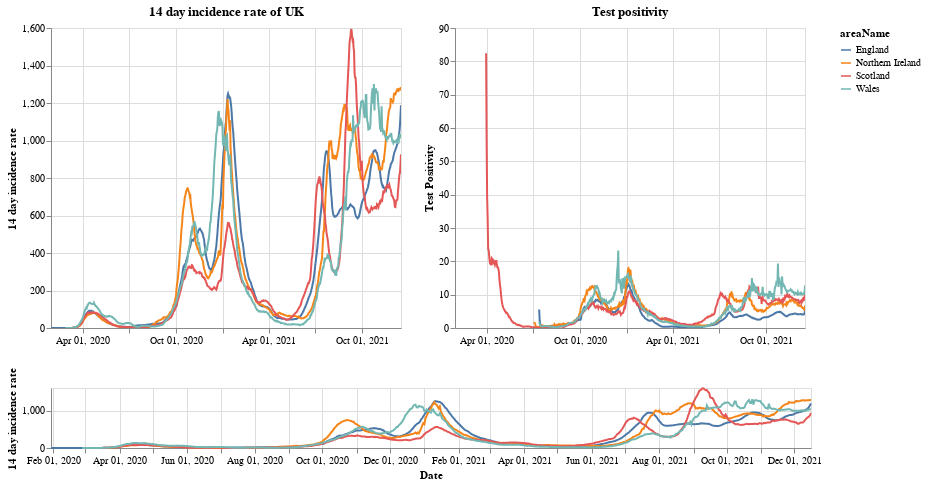

Here is the notebook cell this chart was saved with:
### Markdown cell above
# Plots

First a plot with each country in the UK. The top right shows the positivity rate for (which is the percentage of registered tests which were positive) while the top left is the 14 day incidence rate. The bottom chart can be used to select the timeframe (does not work on a mobile device).

### Code cell
#collapse
brush = alt.selection(type='interval', name='DateBrush',encodings=['x'],fields=['Time'])
leg_selection = alt.selection_multi(fields=['areaName'], bind='legend')

base = alt.Chart(uk_cases).mark_line().encode(
    x=alt.X("yearmonthdate(date):T", axis=alt.Axis(title='Date')),
    y=alt.Y("twoWeeklyCasesRate:Q", axis=alt.Axis(title='14 day incidence rate')),
    tooltip=['areaName', 'date','twoWeeklyCasesRate', 'testPositivity'],
    color='areaName',
    opacity=alt.condition(leg_selection, alt.value(2), alt.value(0.1))
).add_selection(leg_selection).properties(width=350)

upper = base.encode(alt.X('yearmonthdate(date):T', axis=alt.Axis(title=''),
                         scale=alt.Scale(domain=brush))
                   ).properties(title=f'14 day incidence rate of UK')
upper_right = upper.encode(alt.Y('testPositivity:Q', axis=alt.Axis(title='Test Positivity'))).properties(title='Test positivity')
lower = base.properties(height=60, width = 760).add_selection(brush)

(upper | upper_right) & lower

### Figure 1 — Vega-Lite specification as saved in the notebook (floating-point values rounded to 4 significant figures; data arrays with more than 128 entries replaced by an {"elided": "..."} marker saying what was removed)
{"config": {"view": {"continuousWidth": 400, "continuousHeight": 300}}, "vconcat": [{"hconcat": [{"mark": "line", "encoding": {"color": {"type": "nominal", "field": "areaName"}, "opacity": {"condition": {"value": 2, "selection": "selector001"}, "value": 0.1}, "tooltip": [{"type": "nominal", "field": "areaName"}, {"type": "temporal", "field": "date"}, {"type": "quantitative", "field": "twoWeeklyCasesRate"}, {"type": "quantitative", "field": "testPositivity"}], "x": {"type": "temporal", "axis": {"title": ""}, "field": "date", "scale": {"domain": {"selection": "DateBrush"}}, "timeUnit": "yearmonthdate"}, "y": {"type": "quantitative", "axis": {"title": "14 day incidence rate"}, "field": "twoWeeklyCasesRate"}}, "selection": {"selector001": {"type": "multi", "fields": ["areaName"], "bind": "legend"}}, "title": "14 day incidence rate of UK", "width": 350}, {"mark": "line", "encoding": {"color": {"type": "nominal", "field": "areaName"}, "opacity": {"condition": {"value": 2, "selection": "selector001"}, "value": 0.1}, "tooltip": [{"type": "nominal", "field": "areaName"}, {"type": "temporal", "field": "date"}, {"type": "quantitative", "field": "twoWeeklyCasesRate"}, {"type": "quantitative", "field": "testPositivity"}], "x": {"type": "temporal", "axis": {"title": ""}, "field": "date", "scale": {"domain": {"selection": "DateBrush"}}, "timeUnit": "yearmonthdate"}, "y": {"type": "quantitative", "axis": {"title": "Test Positivity"}, "field": "testPositivity"}}, "selection": {"selector001": {"type": "multi", "fields": ["areaName"], "bind": "legend"}}, "title": "Test positivity", "width": 350}]}, {"mark": "line", "encoding": {"color": {"type": "nominal", "field": "areaName"}, "opacity": {"condition": {"value": 2, "selection": "selector001"}, "value": 0.1}, "tooltip": [{"type": "nominal", "field": "areaName"}, {"type": "temporal", "field": "date"}, {"type": "quantitative", "field": "twoWeeklyCasesRate"}, {"type": "quantitative", "field": "testPositivity"}], "x": {"type": "temporal", "axis": {"title": "Date"}, "field": "date", "timeUnit": "yearmonthdate"}, "y": {"type": "quantitative", "axis": {"title": "14 day incidence rate"}, "field": "twoWeeklyCasesRate"}}, "height": 60, "selection": {"selector001": {"type": "multi", "fields": ["areaName"], "bind": "legend"}, "DateBrush": {"type": "interval", "encodings": ["x"], "fields": ["Time"]}}, "width": 760}], "data": {"name": "data-0c75fb290e4213a701fe44a62b881d74"}, "$schema": "https://vega.github.io/schema/vega-lite/v4.8.1.json", "datasets": {"data-0c75fb290e4213a701fe44a62b881d74": {"elided": "2656 records"}}}
